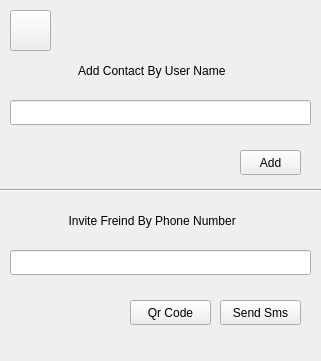
   <widget class="QFrame" name="frame_2">
    <property name="geometry">
     <rect>
      <x>530</x>
      <y>590</y>
      <width>321</width>
      <height>361</height>
     </rect>
    </property>
    <property name="frameShape">
     <enum>QFrame::NoFrame</enum>
    </property>
    <property name="frameShadow">
     <enum>QFrame::Raised</enum>
    </property>
    <widget class="QLabel" name="add_frindl">
     <property name="geometry">
      <rect>
       <x>-10</x>
       <y>60</y>
       <width>321</width>
       <height>21</height>
      </rect>
     </property>
     <property name="text">
      <string> Add Contact By User Name</string>
     </property>
     <property name="alignment">
      <set>Qt::AlignCenter</set>
     </property>
    </widget>
    <widget class="QLineEdit" name="user_add">
     <property name="geometry">
      <rect>
       <x>10</x>
       <y>100</y>
       <width>301</width>
       <height>25</height>
      </rect>
     </property>
     <property name="alignment">
      <set>Qt::AlignCenter</set>
     </property>
     <property name="clearButtonEnabled">
      <bool>true</bool>
     </property>
    </widget>
    <widget class="QPushButton" name="add_freind">
     <property name="geometry">
      <rect>
       <x>240</x>
       <y>150</y>
       <width>61</width>
       <height>25</height>
      </rect>
     </property>
     <property name="cursor">
      <cursorShape>PointingHandCursor</cursorShape>
     </property>
     <property name="text">
      <string>Add</string>
     </property>
    </widget>
    <widget class="QPushButton" name="cancle_user">
     <property name="geometry">
      <rect>
       <x>10</x>
       <y>10</y>
       <width>41</width>
       <height>41</height>
      </rect>
     </property>
     <property name="cursor">
      <cursorShape>PointingHandCursor</cursorShape>
     </property>
     <property name="text">
      <string/>
     </property>
     <property name="iconSize">
      <size>
       <width>30</width>
       <height>30</height>
      </size>
     </property>
    </widget>
    <widget class="QPushButton" name="invite">
     <property name="geometry">
      <rect>
       <x>220</x>
       <y>300</y>
       <width>81</width>
       <height>25</height>
      </rect>
     </property>
     <property name="cursor">
      <cursorShape>PointingHandCursor</cursorShape>
     </property>
     <property name="text">
      <string>Send Sms</string>
     </property>
    </widget>
    <widget class="QLabel" name="add_frindl_2">
     <property name="geometry">
      <rect>
       <x>-10</x>
       <y>210</y>
       <width>321</width>
       <height>21</height>
      </rect>
     </property>
     <property name="text">
      <string> Invite Freind By Phone Number</string>
     </property>
     <property name="alignment">
      <set>Qt::AlignCenter</set>
     </property>
    </widget>
    <widget class="QLineEdit" name="user_add_2">
     <property name="geometry">
      <rect>
       <x>10</x>
       <y>250</y>
       <width>301</width>
       <height>25</height>
      </rect>
     </property>
     <property name="alignment">
      <set>Qt::AlignCenter</set>
     </property>
     <property name="clearButtonEnabled">
      <bool>true</bool>
     </property>
    </widget>
    <widget class="Line" name="line_2">
     <property name="geometry">
      <rect>
       <x>-80</x>
       <y>180</y>
       <width>401</width>
       <height>20</height>
      </rect>
     </property>
     <property name="orientation">
      <enum>Qt::Horizontal</enum>
     </property>
    </widget>
    <widget class="QPushButton" name="invite_2">
     <property name="geometry">
      <rect>
       <x>130</x>
       <y>300</y>
       <width>81</width>
       <height>25</height>
      </rect>
     </property>
     <property name="cursor">
      <cursorShape>PointingHandCursor</cursorShape>
     </property>
     <property name="text">
      <string>Qr Code</string>
     </property>
    </widget>
   </widget>
